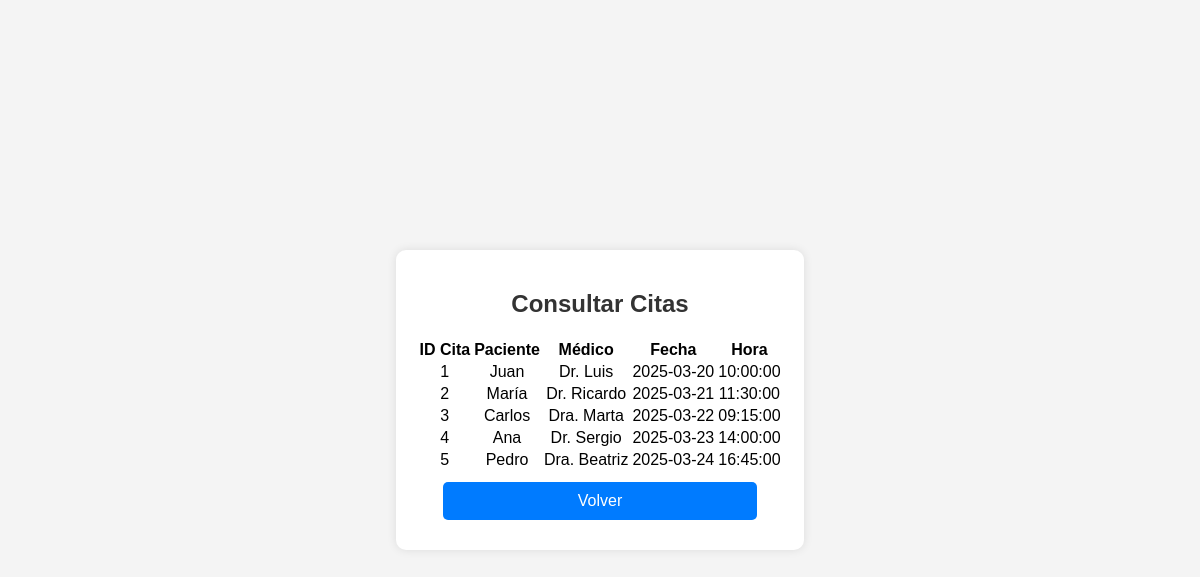
/consultar_citas.php, run on the app's committed database.
### tables this page shows
CREATE TABLE `citas` (
  `id_cita` int(11) NOT NULL,
  `id_paciente` int(11) NOT NULL,
  `id_medico` int(11) NOT NULL,
  `fecha` date NOT NULL,
  `hora` time NOT NULL,
  `motivo` text DEFAULT NULL
);

CREATE TABLE `pacientes` (
  `id_paciente` int(11) NOT NULL,
  `nombre` varchar(50) NOT NULL,
  `apellido` varchar(50) NOT NULL,
  `fecha_nacimiento` date NOT NULL,
  `genero` enum('M','F') NOT NULL,
  `direccion` varchar(100) DEFAULT NULL,
  `telefono` varchar(20) DEFAULT NULL,
  `correo` varchar(100) DEFAULT NULL,
  `contraseña` varchar(255) NOT NULL
);

CREATE TABLE `medicos` (
  `id_medico` int(11) NOT NULL,
  `nombre` varchar(50) NOT NULL,
  `apellido` varchar(50) NOT NULL,
  `especialidad` varchar(50) NOT NULL,
  `telefono` varchar(20) DEFAULT NULL,
  `correo` varchar(100) DEFAULT NULL,
  `contrasena` varchar(255) NOT NULL,
  `contraseña` varchar(255) NOT NULL
);

### consultar_citas.php (the view, shortened to what this page needs)
<?php
include 'conexion.php';
$query = "CALL ObtenerCitas()";
$result = $conn->query($query);
?>
<!DOCTYPE html>
<html lang="es">
<head>
    <link rel="stylesheet" href="style.css">
</head>
<body>
    <div class="container">
        <h2>Consultar Citas</h2>
        <table>
            <tr>
                <th>ID Cita</th>
                <th>Paciente</th>
                <th>Médico</th>
                <th>Fecha</th>
                <th>Hora</th>
            </tr>
            <?php while ($row = $result->fetch_assoc()) { ?>
                <tr>
                    <td><?php echo $row['id_cita']; ?></td>
                    <td><?php echo $row['paciente']; ?></td>
                    <td><?php echo $row['medico']; ?></td>
                    <td><?php echo $row['fecha']; ?></td>
                    <td><?php echo $row['hora']; ?></td>
                </tr>
            <?php } ?>
        </table>
        <a href="index.php" class="btn">Volver</a>
    </div>
</body>
</html>

### style.css (style rules this page uses)
body { font-family: Arial, sans-serif; background-color: #f4f4f4; margin: 0; padding: 0; display: flex; flex-direction: column; align-items: center; justify-content: center; height: 100vh; }
.container { background: white; padding: 20px; border-radius: 10px; box-shadow: 0 0 10px rgba(0, 0, 0, 0.1); text-align: center; }
h2 { color: #333; }
.btn { display: block; width: 80%; margin: 10px auto; padding: 10px; background: #007BFF; color: white; text-decoration: none; border-radius: 5px; transition: 0.3s; }

### data on the page
citas: id_cita "1", id_paciente.nombre "Juan", id_medico.nombre "Dr. Luis", fecha "2025-03-20", hora "10:00:00"
citas: id_cita "2", id_paciente.nombre "María", id_medico.nombre "Dr. Ricardo", fecha "2025-03-21", hora "11:30:00"
citas: id_cita "3", id_paciente.nombre "Carlos", id_medico.nombre "Dra. Marta", fecha "2025-03-22", hora "09:15:00"
citas: id_cita "4", id_paciente.nombre "Ana", id_medico.nombre "Dr. Sergio", fecha "2025-03-23", hora "14:00:00"
citas: id_cita "5", id_paciente.nombre "Pedro", id_medico.nombre "Dra. Beatriz", fecha "2025-03-24", hora "16:45:00"
